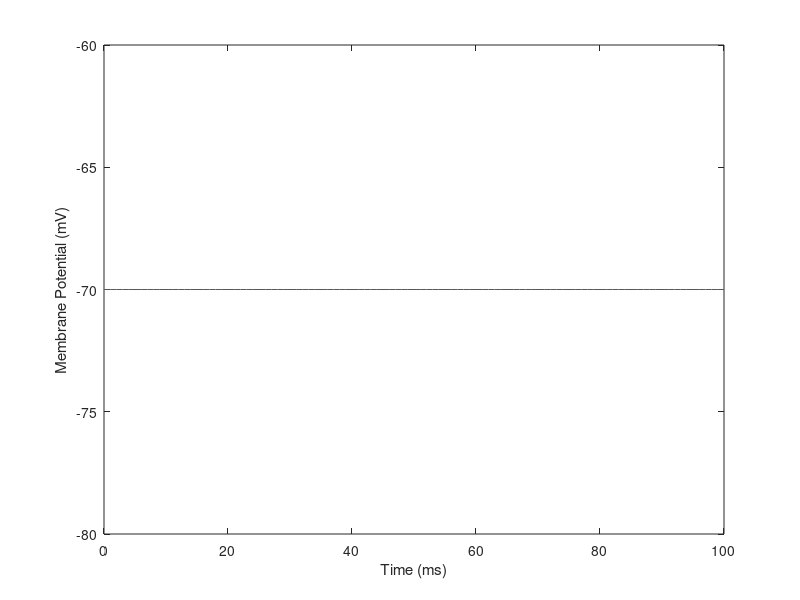
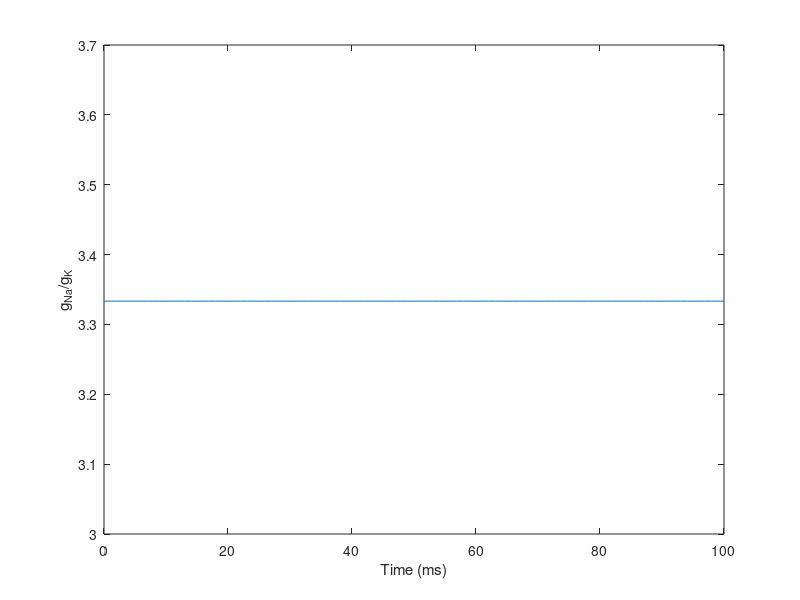

Write MATLAB code to recreate these figures, in order. (Note: this script raises an error after producing the figures.)
clear all
close all
clc

% simulation parameters
t = 0:100; %ms

% constants
g_K = 36;
g_Na = 120;
g_L = 0.3;
E_K = -12;
E_Na = 115;
E_L = 10.6;
V_rest = -70;

%% steady-state neuron
% plot resting membrane potential
V_m(1:101) = V_rest;
figure(1)
plot(t,V_m)
xlabel('Time (ms)')
ylabel('Membrane Potential (mV)')

% calculate resting g_Na/g_K and plot g_Na & g_K
r(1:101) = g_Na/g_K;
figure(2)
plot(t,r)
xlabel('Time (ms)')
ylabel('g_{Na}/g_K')

%% step pulse stimulation
% determine currents
I_Na = m^3*g_Na*h*(V_m-E_Na);
I_K = n^4*g_K*(V_m-E_K);
I_L = g_L*(V_m-E_L);
I_ion(1:.5:10) = 0-I_K-I_Na-I_L;
I_ion(11:.5:11.5) = .005-I_K-I_Na-I_L;
I_ion(12:.5:101) = 0-I_K-I_Na-I_L;


%% constant stimulation
% determine currents
I_Na = m^3*g_Na*h*(V_m-E_Na);
I_K = n^4*g_K*(V_m-E_K);
I_L = g_L*(V_m-E_L);
I_ion(1:100) = .001-I_K-I_Na-I_L;
